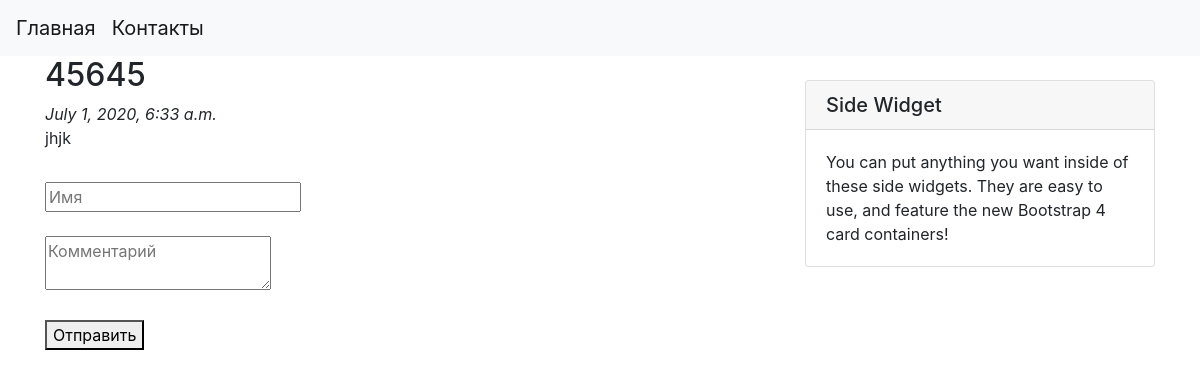
The page /publication/1 on the database as committed earlier.
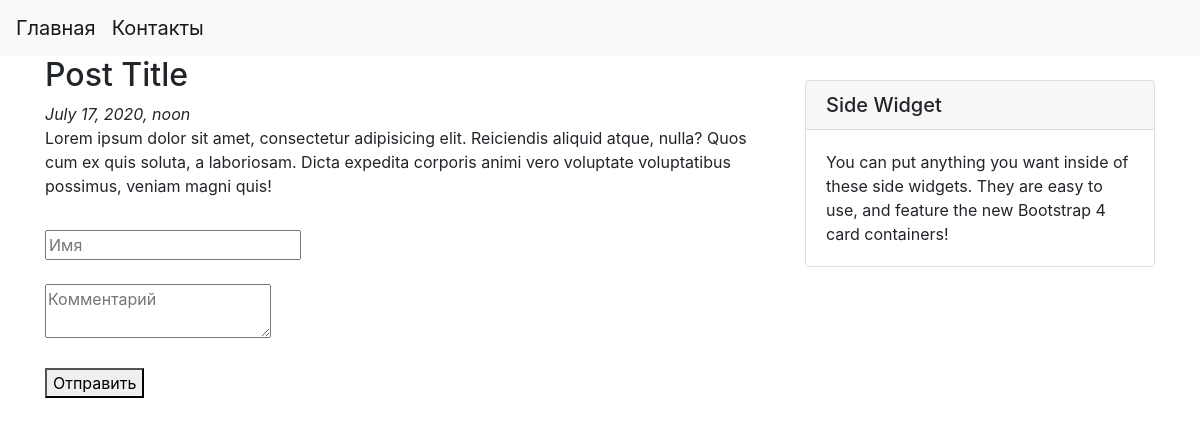
The same page on the database as committed later.
### web/models.py (models this page shows)
class Publication(models.Model):
    title = models.CharField(max_length=128)
    text = models.TextField()
    date = models.DateTimeField(default=datetime.now())

### web/views.py (the view)
# urls.py: path('publication/<int:pub_id>', views.publication),
def publication(request, pub_id):
    try:
        publication = Publication.objects.get(id=pub_id)
    except Publication.DoesNotExist:
        return redirect('/')
    return render(request, 'publication.html', {'publication': publication})

### templates/mysite/publication.html (shortened to what this page needs)
{% extends "base.html" %}
{% block content %}
<h2>{{ publication.title }}</h2>
<i>{{ publication.date }}</i>
<p>{{ publication.text }}</p>
<form action="/publication/{{id}}/comment" method="post">
    <input type="text" name="name" placeholder="Имя">
    <br><br>
    <textarea name="text" placeholder="Комментарий"></textarea>
    <br><br>
    <button>Отправить</button>
</form>
{% endblock %}

Rows that differ between the two databases and show on the page:
changed Publication: title "45645" → "Post Title"; date "July 1, 2020, 6:33 a.m." → "July 17, 2020, noon"; text "jhjk" → "Lorem ipsum dolor sit amet, consectetur adipisicing elit. Reiciendis aliquid atque, nulla? Quos cum ex quis soluta, a laboriosam. Dicta expedita corporis animi vero voluptate voluptatibus possimus, veniam magni quis!"
